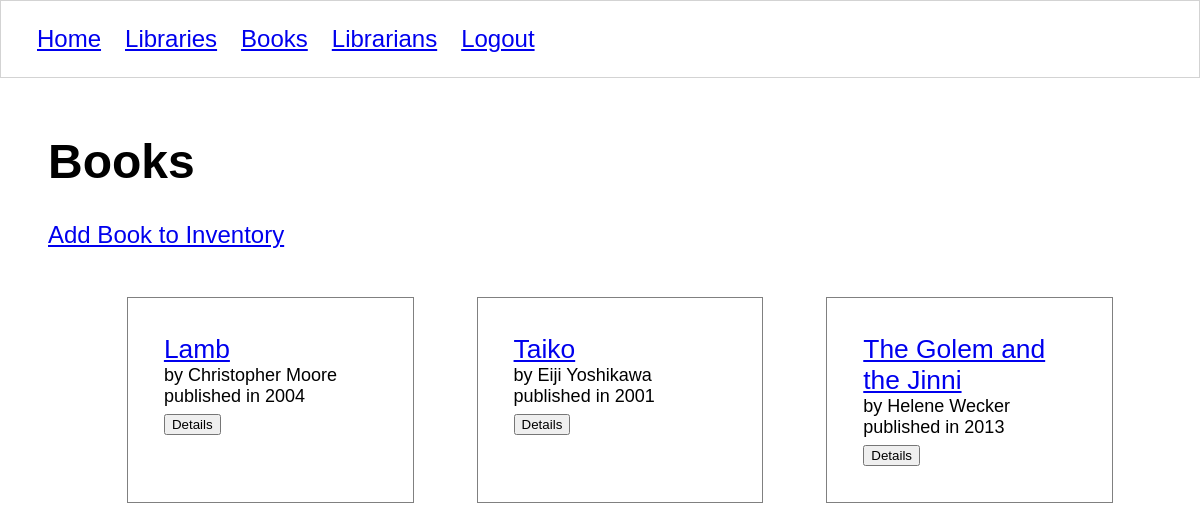
/books/ (signed in), run on an earlier commit of the app's database.
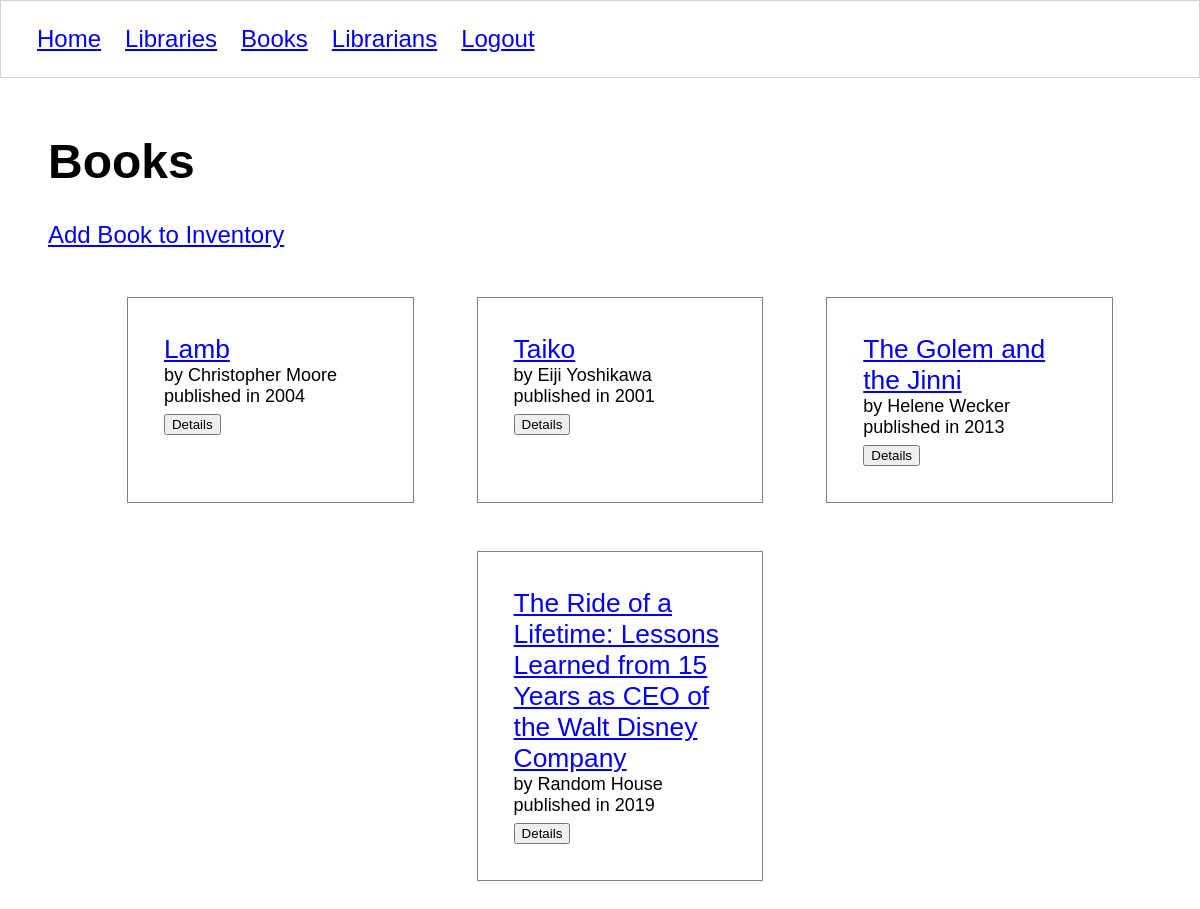
And on a later commit of the database.
### libraryapp/models/book.py (models this page shows, shortened)
class Book(models.Model):
    title = models.CharField(max_length=50)
    isbn = models.CharField(max_length=50)
    author = models.CharField(max_length=50)
    year_published = models.IntegerField()
    location = models.ForeignKey(Library, on_delete=models.CASCADE)
    librarian = models.ForeignKey(Librarian, on_delete=models.CASCADE)
    class Meta:
        verbose_name = ("books")
        verbose_name_plural = ("books")

### libraryapp/views/books/list.py (the view, shortened to what this page needs)
# urls.py: path('books/', list_book, name='books'),
@login_required
def list_book(request):
    if request.method == 'GET':
        with sqlite3.connect(Connection.db_path) as conn:
            conn.row_factory = model_factory(Book)
            db_cursor = conn.cursor()
            db_cursor.execute("""
            select
                b.id,
                b.title,
                b.isbn,
                b.author,
                b.year_published,
                b.librarian_id,
                b.location_id
            from libraryapp_book b
            """)
            all_books = db_cursor.fetchall()
        template = 'books/list.html'
        context = {
            'all_books': all_books
        }
        return render(request, template, context)

### libraryapp/models/modelfactory.py (called while the page is built)
def model_factory(model_type):
    def create(cursor, row):
        instance = model_type()
        smart_row = sqlite3.Row(cursor, row)
        for col in smart_row.keys():
            setattr(instance, col, smart_row[col])
        return instance
    return create

### libraryapp/templates/books/list.html (shortened to what this page needs)
{% extends 'shared/base.html' %} {% load static %} {% block css %}
<link rel="stylesheet" href="{% static 'styles/books.css' %}" />
{% endblock %} {% block content %}
<h1>Books</h1>
<a href="{% url 'libraryapp:book_form' %}">Add Book to Inventory</a>
<ol class="books">
  {% for book in all_books %}
  <li class="book">
    <a class="book__title" href="{% url 'libraryapp:book' book.id %}">
      {{ book.title }}</a
    >
    <div class="book__description">
      by {{book.author}} published in {{book.year_published}}
    </div>
    <button id="detail--{{ book.id }}">Details</button>
  </li>
  {% endfor %}
</ol>
{% endblock %}

What changed in the data, as far as the page shows it:
added Book: title "The Ride of a Lifetime: Lessons Learned from 15 Years as CEO of the Walt Disney Company", author "Random House", year_published "2019"
